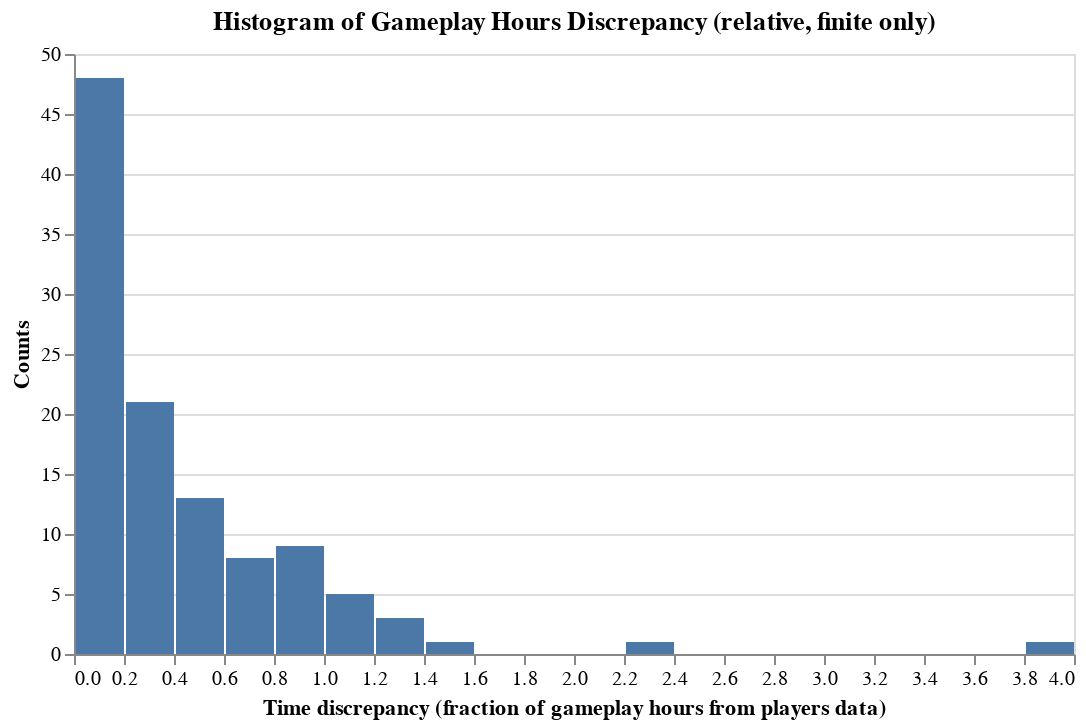

This figure's notebook cell:
### Markdown cell above
Figure 1: Histogram of Gameplay Hours Discrepancy (absolute)

### Code cell
rel_diff_plot = (
    alt.Chart(hours_mismatch[hours_mismatch["rel_diff"] < np.inf])
    .mark_bar()
    .encode(
        x=alt.X("rel_diff")
        .bin(step=0.2)
        .title("Time discrepancy (fraction of gameplay hours from players data)"),
        y=alt.Y("count()").title("Counts"),
    )
    .properties(
        width=500,
        title="Histogram of Gameplay Hours Discrepancy (relative, finite only)",
    )
)
rel_diff_plot

### Figure 1 — Vega specification as saved in the notebook (floating-point values rounded to 4 significant figures)
{"$schema": "https://vega.github.io/schema/vega/v5.json", "data": [{"name": "source_0", "values": [{"__count": 48, "bin_step_0_2_rel_diff": 0.0, "bin_step_0_2_rel_diff_end": 0.2}, {"__count": 13, "bin_step_0_2_rel_diff": 0.4, "bin_step_0_2_rel_diff_end": 0.6}, {"__count": 5, "bin_step_0_2_rel_diff": 1.0, "bin_step_0_2_rel_diff_end": 1.2}, {"__count": 21, "bin_step_0_2_rel_diff": 0.2, "bin_step_0_2_rel_diff_end": 0.4}, {"__count": 8, "bin_step_0_2_rel_diff": 0.6, "bin_step_0_2_rel_diff_end": 0.8}, {"__count": 1, "bin_step_0_2_rel_diff": 3.8, "bin_step_0_2_rel_diff_end": 4.0}, {"__count": 9, "bin_step_0_2_rel_diff": 0.8, "bin_step_0_2_rel_diff_end": 1.0}, {"__count": 1, "bin_step_0_2_rel_diff": 1.4, "bin_step_0_2_rel_diff_end": 1.6}, {"__count": 3, "bin_step_0_2_rel_diff": 1.2, "bin_step_0_2_rel_diff_end": 1.4}, {"__count": 1, "bin_step_0_2_rel_diff": 2.2, "bin_step_0_2_rel_diff_end": 2.4}]}, {"name": "source_0_y_domain___count", "values": [{"min": 1, "max": 48}]}], "signals": [{"name": "bin_step_0_2_rel_diff_bins", "value": {"fields": ["rel_diff"], "fname": "bin_rel_diff", "start": 0.0, "step": 0.2, "stop": 4.0}}], "marks": [{"type": "rect", "name": "marks", "from": {"data": "source_0"}, "encode": {"update": {"x": {"field": "bin_step_0_2_rel_diff_end", "scale": "x", "offset": {"signal": "0.5 + (abs(scale(\"x\", datum[\"bin_step_0_2_rel_diff_end\"]) - scale(\"x\", datum[\"bin_step_0_2_rel_diff\"])) < 0.25 ? 0.5 * (0.25 - (abs(scale(\"x\", datum[\"bin_step_0_2_rel_diff_end\"]) - scale(\"x\", datum[\"bin_step_0_2_rel_diff\"])))) : -0.5)"}}, "y": {"field": "__count", "scale": "y"}, "fill": {"value": "#4c78a8"}, "x2": {"field": "bin_step_0_2_rel_diff", "scale": "x", "offset": {"signal": "0.5 + (abs(scale(\"x\", datum[\"bin_step_0_2_rel_diff_end\"]) - scale(\"x\", datum[\"bin_step_0_2_rel_diff\"])) < 0.25 ? -0.5 * (0.25 - (abs(scale(\"x\", datum[\"bin_step_0_2_rel_diff_end\"]) - scale(\"x\", datum[\"bin_step_0_2_rel_diff\"])))) : 0.5)"}}, "y2": {"value": 0, "scale": "y"}}}, "style": ["bar"]}], "scales": [{"name": "x", "type": "linear", "domain": {"signal": "[bin_step_0_2_rel_diff_bins.start, bin_step_0_2_rel_diff_bins.stop]"}, "range": [0, {"signal": "width"}], "bins": {"signal": "bin_step_0_2_rel_diff_bins"}, "zero": false}, {"name": "y", "type": "linear", "domain": [{"signal": "(data(\"source_0_y_domain___count\")[0] || {}).min"}, {"signal": "(data(\"source_0_y_domain___count\")[0] || {}).max"}], "range": [{"signal": "height"}, 0], "zero": true, "nice": true}], "axes": [{"scale": "y", "labels": false, "gridScale": "x", "ticks": false, "domain": false, "minExtent": 0, "orient": "left", "tickCount": {"signal": "ceil(height/40)"}, "grid": true, "zindex": 0, "aria": false, "maxExtent": 0}, {"scale": "x", "orient": "bottom", "labelFlush": true, "tickCount": {"signal": "ceil(width/10)"}, "labelOverlap": true, "zindex": 0, "title": "Time discrepancy (fraction of gameplay hours from players data)", "grid": false}, {"scale": "y", "labelOverlap": true, "orient": "left", "tickCount": {"signal": "ceil(height/40)"}, "title": "Counts", "grid": false, "zindex": 0}], "title": {"text": "Histogram of Gameplay Hours Discrepancy (relative, finite only)", "frame": "group"}, "padding": 5, "background": "white", "height": 300, "style": "cell", "width": 500}
